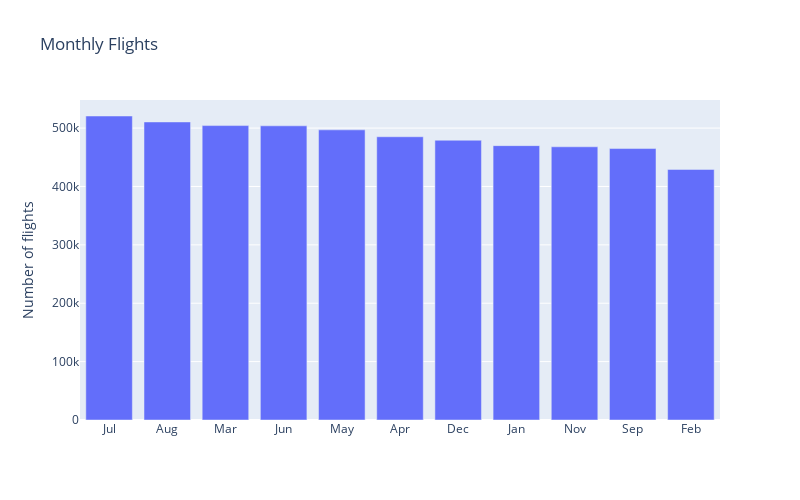

The code cell stored with this chart in its notebook:
### Code cell
trace1 = go.Bar(x=month.index, y=month.values)
data1 = [trace1]
layout = go.Layout(title='Monthly Flights',
                   yaxis=dict(title='Number of flights'),
                   height=500,
                   width=800)
fig = go.Figure(data=data1, layout=layout)
py.iplot(fig)

### Figure 1 — Plotly figure (JSON) as saved in the notebook; plotly's stock layout.template omitted (floating-point values rounded to 4 significant figures)
{"data": [{"type": "bar", "x": ["Jul", "Aug", "Mar", "Jun", "May", "Apr", "Dec", "Jan", "Nov", "Sep", "Feb"], "y": [520718, 510536, 504312, 503897, 496993, 485151, 479230, 469968, 467972, 464946, 429191]}], "layout": {"height": 500, "title": {"text": "Monthly Flights"}, "width": 800, "yaxis": {"title": {"text": "Number of flights"}}}}
